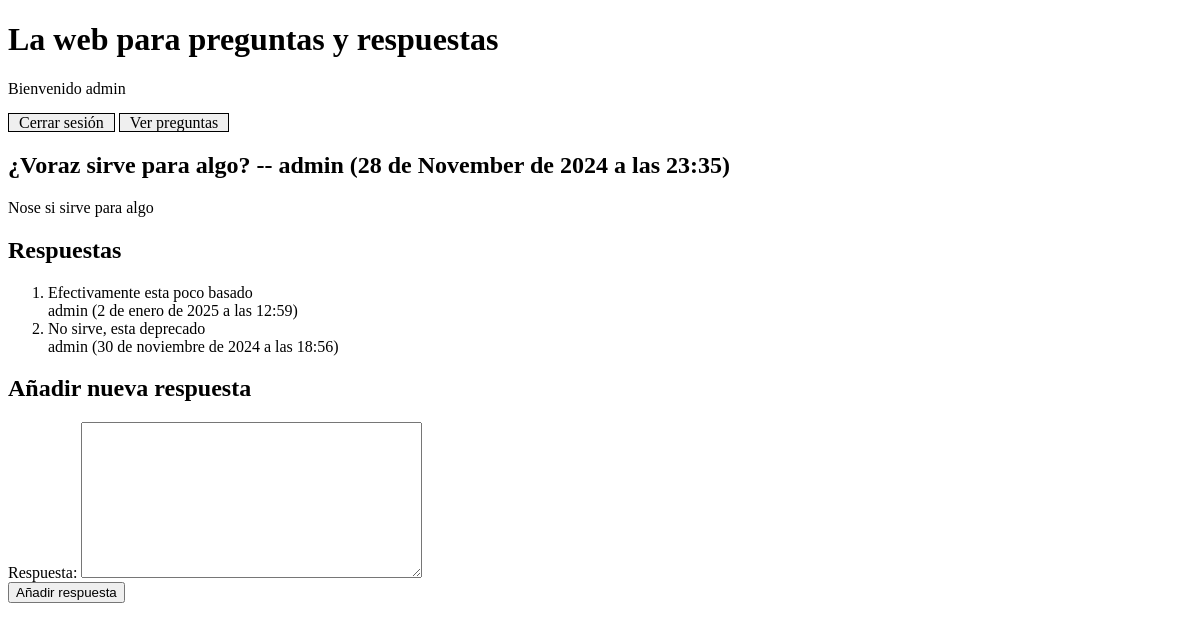
Page /preguntas/1 (signed in) on the committed database.
### preguntas/models.py (models this page shows, shortened)
class Pregunta(models.Model):
    id = models.BigAutoField(primary_key=True, null=False)
    titulo = models.CharField(max_length=250, null=False)
    texto = models.TextField(max_length=5000, null=False)
    fecha = models.DateTimeField(auto_now_add=True, null=False)
    autor = models.ForeignKey(settings.AUTH_USER_MODEL, on_delete=models.CASCADE)

class Respuesta(models.Model):
    id = models.BigAutoField(primary_key=True, null=False)
    texto = models.TextField(max_length=5000, null=False)
    fecha = models.DateTimeField(auto_now_add=True, null=False)
    autor = models.ForeignKey(settings.AUTH_USER_MODEL, on_delete=models.CASCADE)
    pregunta = models.ForeignKey(Pregunta, on_delete=models.CASCADE)

### preguntas/views.py (the view, shortened to what this page needs)
# urls.py: path('<int:id>', views.nueva_respuesta, name='detalle_pregunta'),
@login_required(login_url='preguntas:login')
@require_http_methods(["POST", "GET"])
def nueva_respuesta(request, id):
    pregunta = get_object_or_404(Pregunta, id=id)
    if request.method == "GET":
        respuestas = pregunta.respuesta_set.all().order_by('-fecha')
        form = RespuestaForm()
        return render(request, 'detalle_pregunta.html', {'pregunta': pregunta,
                                                         'respuestas':respuestas,
                                                         'respuesta_form': form})

### preguntas/forms.py
class RespuestaForm(forms.Form):
    texto = forms.CharField(label='Respuesta', max_length=5000, widget=forms.Textarea)

### preguntas/templatetags/date_filters.py (called while the page is built)
@register.filter
def formato_fecha(fecha):
    fecha_local = localtime(fecha)
    fecha_formateada = fecha_local.strftime("%d de %B de %Y a las %H:%M")
    month_capitalize = fecha_local.strftime("%B").capitalize()
    return fecha_formateada.replace(fecha_local.strftime("%B"), month_capitalize)

### preguntas/templates/detalle_pregunta.html (shortened to what this page needs)
{% extends "base.html" %}
{% load date_filters %}
{% block content %}
    <h2>{{ pregunta.titulo }} -- {{ pregunta.autor }}  ({{ pregunta.fecha|formato_fecha}})</h2>
    <p> {{ pregunta.texto }} </p>
    {% if respuestas %}
    <h2>Respuestas</h2>
    <ol>
        {% for respuesta in respuestas %}
            <li>
                {{ respuesta.texto }} <br>
                {{ respuesta.autor }} ({{ respuesta.fecha }})
            </li>
        {% endfor %}
    </ol>
    {% endif %}
    <h2>Añadir nueva respuesta</h2>
    <form action="{% url 'preguntas:detalle_pregunta' pregunta.id %}" method="post">
        <table>
            {{ respuesta_form }}
        </table>
        <button type="submit">Añadir respuesta</button>
    </form>
{% endblock %}

### preguntas/templates/base.html (shortened to what this page needs)
{% load static %}
<!DOCTYPE html>
<html lang="es">
<head>
    <link rel="stylesheet" href="{% static 'css/preguntas.css' %}">
</head>
<body>
    <header>
        <h1>La web para preguntas y respuestas</h1>
        <nav>
            {% if request.user.username %}
                <p>Bienvenido {{request.user.username}}</p>
                <a class="btn-nav-session" href="{% url 'preguntas:logout' %}">Cerrar sesión</a>
                <a class="btn-nav-session" href="{% url 'preguntas:ver_preguntas' %}">Ver preguntas</a>
            {% else %}
                <p>No autenticado</p>
                <a class="btn-nav-session" href="{% url 'preguntas:login' %}">Iniciar sesión</a>
            {% endif %}
        </nav>
    </header>
    <main>
        {% block content %}{% endblock %}
    </main>
</body>
</html>

### preguntas/static/css/preguntas.css (style rules this page uses)
.btn-nav-session { padding: 0 10px; background: buttonface; border: 1px solid black; color: black; text-decoration: none; }

### rows in the picture
Pregunta: titulo "¿Voraz sirve para algo?", autor "admin", fecha "28 de November de 2024 a las 23:35", texto "Nose si sirve para algo"
Respuesta: texto "Efectivamente esta poco basado", autor "admin", fecha "2 de enero de 2025 a las 12:59"
Respuesta: texto "No sirve, esta deprecado", autor "admin", fecha "30 de noviembre de 2024 a las 18:56"

### other values in the picture
{{ request.user.username }} "admin"
